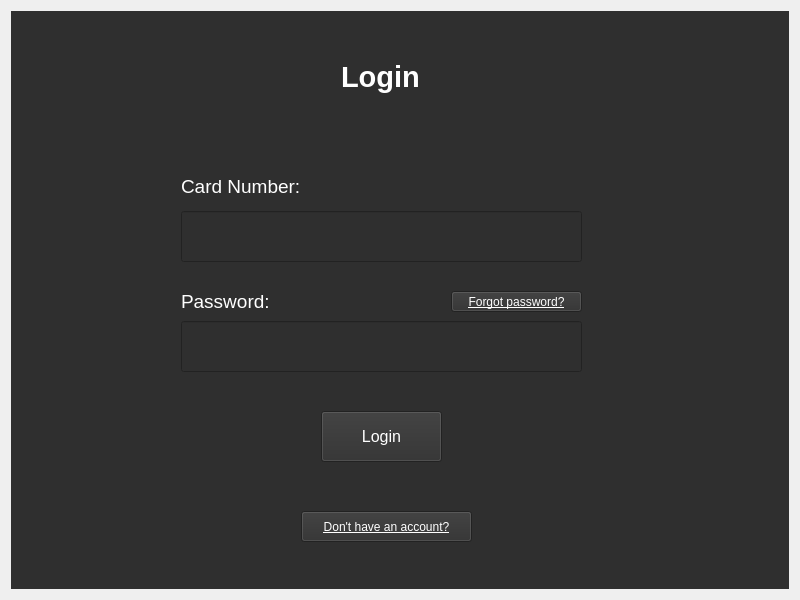
<?xml version="1.0" encoding="UTF-8"?>
<ui version="4.0">
 <class>ClientApp</class>
 <widget class="QWidget" name="ClientApp">
  <property name="geometry">
   <rect>
    <x>0</x>
    <y>0</y>
    <width>800</width>
    <height>600</height>
   </rect>
  </property>
  <property name="windowTitle">
   <string>ClientApp</string>
  </property>
  <layout class="QGridLayout" name="gridLayout">
   <item row="0" column="1">
    <widget class="QStackedWidget" name="stackedWidget">
     <property name="styleSheet">
      <string notr="true">color:white;</string>
     </property>
     <property name="midLineWidth">
      <number>-5</number>
     </property>
     <widget class="QWidget" name="page2_Login">
      <property name="styleSheet">
       <string notr="true">
background-color:rgb(47, 47, 47)
</string>
      </property>
      <widget class="QLabel" name="Login_label">
       <property name="geometry">
        <rect>
         <x>330</x>
         <y>40</y>
         <width>101</width>
         <height>51</height>
        </rect>
       </property>
       <property name="font">
        <font>
         <pointsize>22</pointsize>
         <bold>true</bold>
        </font>
       </property>
       <property name="text">
        <string>Login</string>
       </property>
      </widget>
      <widget class="QLabel" name="CarNum_label">
       <property name="geometry">
        <rect>
         <x>170</x>
         <y>160</y>
         <width>151</width>
         <height>31</height>
        </rect>
       </property>
       <property name="font">
        <font>
         <pointsize>14</pointsize>
        </font>
       </property>
       <property name="text">
        <string>Card Number:</string>
       </property>
      </widget>
      <widget class="QLabel" name="PassWord_label">
       <property name="geometry">
        <rect>
         <x>170</x>
         <y>280</y>
         <width>151</width>
         <height>21</height>
        </rect>
       </property>
       <property name="font">
        <font>
         <pointsize>14</pointsize>
        </font>
       </property>
       <property name="text">
        <string>Password:</string>
       </property>
      </widget>
      <widget class="QPushButton" name="Login_pushButton">
       <property name="geometry">
        <rect>
         <x>310</x>
         <y>400</y>
         <width>121</width>
         <height>51</height>
        </rect>
       </property>
       <property name="font">
        <font>
         <pointsize>12</pointsize>
        </font>
       </property>
       <property name="text">
        <string>Login</string>
       </property>
      </widget>
      <widget class="QLineEdit" name="CardNum_lineEdit">
       <property name="geometry">
        <rect>
         <x>170</x>
         <y>200</y>
         <width>401</width>
         <height>51</height>
        </rect>
       </property>
      </widget>
      <widget class="QLineEdit" name="Password_lineEdit">
       <property name="geometry">
        <rect>
         <x>170</x>
         <y>310</y>
         <width>401</width>
         <height>51</height>
        </rect>
       </property>
      </widget>
      <widget class="QPushButton" name="Signin_pushButton">
       <property name="geometry">
        <rect>
         <x>290</x>
         <y>500</y>
         <width>171</width>
         <height>31</height>
        </rect>
       </property>
       <property name="font">
        <font>
         <underline>true</underline>
        </font>
       </property>
       <property name="text">
        <string>Don't have an account?</string>
       </property>
      </widget>
      <widget class="QPushButton" name="ResetPassword_pushButton">
       <property name="geometry">
        <rect>
         <x>440</x>
         <y>280</y>
         <width>131</width>
         <height>21</height>
        </rect>
       </property>
       <property name="font">
        <font>
         <underline>true</underline>
        </font>
       </property>
       <property name="text">
        <string>Forgot password?</string>
       </property>
      </widget>
     </widget>
     <widget class="QWidget" name="Reset_page">
      <property name="styleSheet">
       <string notr="true">
background-color:rgb(47, 47, 47)
</string>
      </property>
      <widget class="QLabel" name="Login_label_2">
       <property name="geometry">
        <rect>
         <x>260</x>
         <y>60</y>
         <width>271</width>
         <height>51</height>
        </rect>
       </property>
       <property name="font">
        <font>
         <pointsize>22</pointsize>
         <bold>true</bold>
        </font>
       </property>
       <property name="text">
        <string>Reset Password</string>
       </property>
      </widget>
      <widget class="QWidget" name="gridLayoutWidget">
       <property name="geometry">
        <rect>
         <x>170</x>
         <y>170</y>
         <width>401</width>
         <height>211</height>
        </rect>
       </property>
       <layout class="QGridLayout" name="gridLayout_2">
        <item row="0" column="0">
         <widget class="QLabel" name="cardNum_label">
          <property name="text">
           <string>Card Number:</string>
          </property>
         </widget>
        </item>
        <item row="0" column="1">
         <widget class="QLineEdit" name="cardNum_lineEdit_1"/>
        </item>
        <item row="1" column="0">
         <widget class="QLabel" name="email_label">
          <property name="text">
           <string>Email:</string>
          </property>
         </widget>
        </item>
        <item row="1" column="1">
         <widget class="QLineEdit" name="email_lineEdit"/>
        </item>
       </layout>
      </widget>
      <widget class="QPushButton" name="SendResetLink_pushButton">
       <property name="geometry">
        <rect>
         <x>280</x>
         <y>440</y>
         <width>201</width>
         <height>51</height>
        </rect>
       </property>
       <property name="text">
        <string>Send reset link</string>
       </property>
      </widget>
      <widget class="QPushButton" name="BackToLogin_pushButton">
       <property name="geometry">
        <rect>
         <x>30</x>
         <y>20</y>
         <width>111</width>
         <height>29</height>
        </rect>
       </property>
       <property name="text">
        <string>Back to Login</string>
       </property>
      </widget>
     </widget>
     <widget class="QWidget" name="page3_Signup">
      <property name="styleSheet">
       <string notr="true">
background-color:rgb(47, 47, 47)
</string>
      </property>
      <widget class="QLabel" name="SignupMsg_label">
       <property name="geometry">
        <rect>
         <x>70</x>
         <y>230</y>
         <width>681</width>
         <height>121</height>
        </rect>
       </property>
       <property name="font">
        <font>
         <pointsize>12</pointsize>
        </font>
       </property>
       <property name="contextMenuPolicy">
        <enum>Qt::ActionsContextMenu</enum>
       </property>
       <property name="text">
        <string>Online signing up is currently unavailable. 
Please go to a nearest bank branch to open a new account with our assistants.</string>
       </property>
      </widget>
      <widget class="QLabel" name="Signup_label">
       <property name="geometry">
        <rect>
         <x>310</x>
         <y>40</y>
         <width>151</width>
         <height>71</height>
        </rect>
       </property>
       <property name="font">
        <font>
         <pointsize>22</pointsize>
         <bold>true</bold>
        </font>
       </property>
       <property name="text">
        <string>Sign up</string>
       </property>
      </widget>
      <widget class="QPushButton" name="BackToLogin_pushButton_2">
       <property name="geometry">
        <rect>
         <x>40</x>
         <y>30</y>
         <width>111</width>
         <height>29</height>
        </rect>
       </property>
       <property name="text">
        <string>Back to Login</string>
       </property>
      </widget>
     </widget>
     <widget class="QWidget" name="page4_Menu">
      <property name="styleSheet">
       <string notr="true">
background-color:rgb(47, 47, 47)
</string>
      </property>
      <widget class="QPushButton" name="ViewStatement_pushButton">
       <property name="geometry">
        <rect>
         <x>190</x>
         <y>170</y>
         <width>171</width>
         <height>91</height>
        </rect>
       </property>
       <property name="font">
        <font>
         <pointsize>12</pointsize>
        </font>
       </property>
       <property name="text">
        <string>View Statements</string>
       </property>
      </widget>
      <widget class="QPushButton" name="Transfer_pushButton">
       <property name="geometry">
        <rect>
         <x>420</x>
         <y>170</y>
         <width>171</width>
         <height>91</height>
        </rect>
       </property>
       <property name="font">
        <font>
         <pointsize>12</pointsize>
        </font>
       </property>
       <property name="text">
        <string>Transfers</string>
       </property>
      </widget>
      <widget class="QPushButton" name="AddAcc_pushButton">
       <property name="geometry">
        <rect>
         <x>420</x>
         <y>280</y>
         <width>171</width>
         <height>91</height>
        </rect>
       </property>
       <property name="font">
        <font>
         <pointsize>12</pointsize>
        </font>
       </property>
       <property name="text">
        <string>Add account</string>
       </property>
      </widget>
      <widget class="QPushButton" name="Deposit_pushButton">
       <property name="geometry">
        <rect>
         <x>190</x>
         <y>280</y>
         <width>171</width>
         <height>91</height>
        </rect>
       </property>
       <property name="font">
        <font>
         <pointsize>12</pointsize>
        </font>
       </property>
       <property name="text">
        <string>Deposit</string>
       </property>
      </widget>
      <widget class="QPushButton" name="ViewAcc_pushButton">
       <property name="geometry">
        <rect>
         <x>290</x>
         <y>400</y>
         <width>171</width>
         <height>91</height>
        </rect>
       </property>
       <property name="font">
        <font>
         <pointsize>12</pointsize>
        </font>
       </property>
       <property name="text">
        <string>My account</string>
       </property>
      </widget>
      <widget class="QLabel" name="Menu_label">
       <property name="geometry">
        <rect>
         <x>350</x>
         <y>50</y>
         <width>101</width>
         <height>51</height>
        </rect>
       </property>
       <property name="font">
        <font>
         <pointsize>22</pointsize>
         <bold>true</bold>
        </font>
       </property>
       <property name="text">
        <string>Menu</string>
       </property>
      </widget>
      <widget class="QPushButton" name="Logout_pushButton">
       <property name="geometry">
        <rect>
         <x>670</x>
         <y>30</y>
         <width>83</width>
         <height>29</height>
        </rect>
       </property>
       <property name="text">
        <string>Logout</string>
       </property>
      </widget>
     </widget>
     <widget class="QWidget" name="page5_Statments">
      <property name="styleSheet">
       <string notr="true">
background-color:rgb(47, 47, 47)
</string>
      </property>
      <widget class="QLabel" name="ViewStatement_label">
       <property name="geometry">
        <rect>
         <x>210</x>
         <y>40</y>
         <width>351</width>
         <height>61</height>
        </rect>
       </property>
       <property name="font">
        <font>
         <pointsize>22</pointsize>
         <bold>true</bold>
        </font>
       </property>
       <property name="text">
        <string>Account's Activities</string>
       </property>
      </widget>
      <widget class="QPushButton" name="Logout_pushButton_2">
       <property name="geometry">
        <rect>
         <x>680</x>
         <y>30</y>
         <width>83</width>
         <height>29</height>
        </rect>
       </property>
       <property name="text">
        <string>Logout</string>
       </property>
      </widget>
      <widget class="QPushButton" name="BackToMenu_pushButton">
       <property name="geometry">
        <rect>
         <x>20</x>
         <y>30</y>
         <width>111</width>
         <height>29</height>
        </rect>
       </property>
       <property name="text">
        <string>Back to Menu</string>
       </property>
      </widget>
      <widget class="QLabel" name="labelImage">
       <property name="geometry">
        <rect>
         <x>140</x>
         <y>170</y>
         <width>491</width>
         <height>341</height>
        </rect>
       </property>
       <property name="frameShape">
        <enum>QFrame::WinPanel</enum>
       </property>
       <property name="frameShadow">
        <enum>QFrame::Sunken</enum>
       </property>
       <property name="text">
        <string/>
       </property>
       <property name="scaledContents">
        <bool>true</bool>
       </property>
      </widget>
      <widget class="QPushButton" name="ImageDisplayPushButton">
       <property name="geometry">
        <rect>
         <x>310</x>
         <y>118</y>
         <width>141</width>
         <height>31</height>
        </rect>
       </property>
       <property name="text">
        <string>Display Statments</string>
       </property>
      </widget>
     </widget>
     <widget class="QWidget" name="page6_Transfer">
      <property name="styleSheet">
       <string notr="true">
background-color:rgb(47, 47, 47)
</string>
      </property>
      <widget class="QLabel" name="Transfer_label">
       <property name="geometry">
        <rect>
         <x>320</x>
         <y>50</y>
         <width>141</width>
         <height>41</height>
        </rect>
       </property>
       <property name="font">
        <font>
         <pointsize>22</pointsize>
         <bold>true</bold>
        </font>
       </property>
       <property name="text">
        <string>Transfer</string>
       </property>
      </widget>
      <widget class="QWidget" name="horizontalLayoutWidget">
       <property name="geometry">
        <rect>
         <x>80</x>
         <y>120</y>
         <width>621</width>
         <height>41</height>
        </rect>
       </property>
       <layout class="QHBoxLayout" name="horizontalLayout">
        <item>
         <widget class="QPushButton" name="ToMyAcc_pushButton">
          <property name="text">
           <string>To My Account</string>
          </property>
         </widget>
        </item>
        <item>
         <widget class="QPushButton" name="ToOtherPeople_pushButton">
          <property name="text">
           <string>To Other People</string>
          </property>
         </widget>
        </item>
       </layout>
      </widget>
      <widget class="QLineEdit" name="From_lineEdit">
       <property name="geometry">
        <rect>
         <x>160</x>
         <y>230</y>
         <width>451</width>
         <height>51</height>
        </rect>
       </property>
      </widget>
      <widget class="QLineEdit" name="To_lineEdit">
       <property name="geometry">
        <rect>
         <x>160</x>
         <y>320</y>
         <width>451</width>
         <height>51</height>
        </rect>
       </property>
      </widget>
      <widget class="QLineEdit" name="Amount_lineEdit">
       <property name="geometry">
        <rect>
         <x>160</x>
         <y>410</y>
         <width>451</width>
         <height>51</height>
        </rect>
       </property>
      </widget>
      <widget class="QLabel" name="From_label">
       <property name="geometry">
        <rect>
         <x>160</x>
         <y>210</y>
         <width>63</width>
         <height>20</height>
        </rect>
       </property>
       <property name="text">
        <string>FROM:</string>
       </property>
      </widget>
      <widget class="QLabel" name="To_label">
       <property name="geometry">
        <rect>
         <x>160</x>
         <y>300</y>
         <width>63</width>
         <height>20</height>
        </rect>
       </property>
       <property name="text">
        <string>TO:</string>
       </property>
      </widget>
      <widget class="QLabel" name="Amount_label">
       <property name="geometry">
        <rect>
         <x>160</x>
         <y>390</y>
         <width>71</width>
         <height>20</height>
        </rect>
       </property>
       <property name="text">
        <string>AMOUNT:</string>
       </property>
      </widget>
      <widget class="QPushButton" name="Send_pushButton">
       <property name="geometry">
        <rect>
         <x>600</x>
         <y>510</y>
         <width>101</width>
         <height>31</height>
        </rect>
       </property>
       <property name="font">
        <font>
         <pointsize>12</pointsize>
        </font>
       </property>
       <property name="text">
        <string>Send</string>
       </property>
      </widget>
      <widget class="QPushButton" name="BackToMenu_pushButton_2">
       <property name="geometry">
        <rect>
         <x>30</x>
         <y>30</y>
         <width>111</width>
         <height>29</height>
        </rect>
       </property>
       <property name="text">
        <string>Back to Menu</string>
       </property>
      </widget>
      <widget class="QPushButton" name="Logout_pushButton_3">
       <property name="geometry">
        <rect>
         <x>670</x>
         <y>30</y>
         <width>83</width>
         <height>29</height>
        </rect>
       </property>
       <property name="text">
        <string>Logout</string>
       </property>
      </widget>
     </widget>
     <widget class="QWidget" name="page7_Deposit">
      <property name="styleSheet">
       <string notr="true">
background-color:rgb(47, 47, 47)</string>
      </property>
      <widget class="QLabel" name="Deposit_label">
       <property name="geometry">
        <rect>
         <x>320</x>
         <y>50</y>
         <width>141</width>
         <height>41</height>
        </rect>
       </property>
       <property name="font">
        <font>
         <pointsize>22</pointsize>
         <bold>true</bold>
        </font>
       </property>
       <property name="text">
        <string>Deposit</string>
       </property>
      </widget>
      <widget class="QLabel" name="Frontpage_label">
       <property name="geometry">
        <rect>
         <x>60</x>
         <y>170</y>
         <width>231</width>
         <height>31</height>
        </rect>
       </property>
       <property name="font">
        <font>
         <pointsize>10</pointsize>
        </font>
       </property>
       <property name="text">
        <string>Front page of the cheque:</string>
       </property>
      </widget>
      <widget class="QPushButton" name="pushButton_3">
       <property name="geometry">
        <rect>
         <x>660</x>
         <y>520</y>
         <width>91</width>
         <height>31</height>
        </rect>
       </property>
       <property name="font">
        <font>
         <pointsize>11</pointsize>
        </font>
       </property>
       <property name="text">
        <string>Done</string>
       </property>
      </widget>
      <widget class="QLabel" name="DepositComplete_label">
       <property name="geometry">
        <rect>
         <x>310</x>
         <y>100</y>
         <width>161</width>
         <height>21</height>
        </rect>
       </property>
       <property name="font">
        <font>
         <pointsize>10</pointsize>
        </font>
       </property>
       <property name="layoutDirection">
        <enum>Qt::LeftToRight</enum>
       </property>
       <property name="styleSheet">
        <string notr="true">color: rgb(255, 238, 106);</string>
       </property>
       <property name="text">
        <string>Deposit Completed</string>
       </property>
       <property name="alignment">
        <set>Qt::AlignCenter</set>
       </property>
       <property name="indent">
        <number>0</number>
       </property>
      </widget>
      <widget class="QLabel" name="Frontpage_label_2">
       <property name="geometry">
        <rect>
         <x>60</x>
         <y>250</y>
         <width>201</width>
         <height>31</height>
        </rect>
       </property>
       <property name="font">
        <font>
         <pointsize>10</pointsize>
        </font>
       </property>
       <property name="text">
        <string>Back page of the cheque:</string>
       </property>
      </widget>
      <widget class="QPushButton" name="Logout_pushButton_4">
       <property name="geometry">
        <rect>
         <x>670</x>
         <y>30</y>
         <width>83</width>
         <height>29</height>
        </rect>
       </property>
       <property name="text">
        <string>Logout</string>
       </property>
      </widget>
      <widget class="QPushButton" name="BackToMenu_pushButton_3">
       <property name="geometry">
        <rect>
         <x>30</x>
         <y>30</y>
         <width>111</width>
         <height>29</height>
        </rect>
       </property>
       <property name="text">
        <string>Back to Menu</string>
       </property>
      </widget>
      <widget class="QWidget" name="verticalLayoutWidget">
       <property name="geometry">
        <rect>
         <x>290</x>
         <y>140</y>
         <width>451</width>
         <height>181</height>
        </rect>
       </property>
       <layout class="QVBoxLayout" name="verticalLayout">
        <item>
         <widget class="QPushButton" name="AddFrontpage_pushButton">
          <property name="font">
           <font>
            <pointsize>22</pointsize>
            <bold>true</bold>
           </font>
          </property>
          <property name="styleSheet">
           <string notr="true">color: rgb(0, 0, 0);
background-color: rgb(200, 200, 200);</string>
          </property>
          <property name="text">
           <string>+</string>
          </property>
         </widget>
        </item>
        <item>
         <widget class="QPushButton" name="AddBackPage_pushButton">
          <property name="font">
           <font>
            <pointsize>22</pointsize>
            <bold>true</bold>
           </font>
          </property>
          <property name="styleSheet">
           <string notr="true">color: rgb(0, 0, 0);
background-color: rgb(200, 200, 200);</string>
          </property>
          <property name="text">
           <string>+</string>
          </property>
         </widget>
        </item>
       </layout>
      </widget>
      <widget class="QLineEdit" name="lineEdit">
       <property name="geometry">
        <rect>
         <x>290</x>
         <y>420</y>
         <width>113</width>
         <height>28</height>
        </rect>
       </property>
      </widget>
      <widget class="QLabel" name="Frontpage_label_3">
       <property name="geometry">
        <rect>
         <x>60</x>
         <y>420</y>
         <width>71</width>
         <height>31</height>
        </rect>
       </property>
       <property name="font">
        <font>
         <pointsize>10</pointsize>
        </font>
       </property>
       <property name="text">
        <string>Amount:</string>
       </property>
      </widget>
      <widget class="QLabel" name="Frontpage_label_4">
       <property name="geometry">
        <rect>
         <x>60</x>
         <y>360</y>
         <width>71</width>
         <height>31</height>
        </rect>
       </property>
       <property name="font">
        <font>
         <pointsize>10</pointsize>
        </font>
       </property>
       <property name="text">
        <string>Account:</string>
       </property>
      </widget>
      <widget class="QLineEdit" name="lineEdit_2">
       <property name="geometry">
        <rect>
         <x>290</x>
         <y>360</y>
         <width>113</width>
         <height>28</height>
        </rect>
       </property>
      </widget>
     </widget>
     <widget class="QWidget" name="page8_AddAcc">
      <property name="styleSheet">
       <string notr="true">
background-color:rgb(47, 47, 47)</string>
      </property>
      <widget class="QLabel" name="AddAcc_label">
       <property name="geometry">
        <rect>
         <x>220</x>
         <y>50</y>
         <width>331</width>
         <height>41</height>
        </rect>
       </property>
       <property name="font">
        <font>
         <pointsize>22</pointsize>
         <bold>true</bold>
        </font>
       </property>
       <property name="text">
        <string>Add New Accounts</string>
       </property>
      </widget>
      <widget class="QCheckBox" name="SavingAcc_checkBox">
       <property name="geometry">
        <rect>
         <x>230</x>
         <y>180</y>
         <width>171</width>
         <height>26</height>
        </rect>
       </property>
       <property name="font">
        <font>
         <pointsize>12</pointsize>
        </font>
       </property>
       <property name="text">
        <string>Saving Account</string>
       </property>
      </widget>
      <widget class="QCheckBox" name="InvestingAcc_checkBox">
       <property name="geometry">
        <rect>
         <x>230</x>
         <y>250</y>
         <width>191</width>
         <height>26</height>
        </rect>
       </property>
       <property name="font">
        <font>
         <pointsize>12</pointsize>
        </font>
       </property>
       <property name="text">
        <string>Investing Account</string>
       </property>
      </widget>
      <widget class="QPushButton" name="Logout_pushButton_5">
       <property name="geometry">
        <rect>
         <x>660</x>
         <y>30</y>
         <width>83</width>
         <height>29</height>
        </rect>
       </property>
       <property name="text">
        <string>Logout</string>
       </property>
      </widget>
      <widget class="QPushButton" name="BackToMenu_pushButton_4">
       <property name="geometry">
        <rect>
         <x>30</x>
         <y>30</y>
         <width>111</width>
         <height>29</height>
        </rect>
       </property>
       <property name="text">
        <string>Back to Menu</string>
       </property>
      </widget>
     </widget>
     <widget class="QWidget" name="page9_MyAcc">
      <property name="styleSheet">
       <string notr="true">
background-color:rgb(47, 47, 47)</string>
      </property>
      <widget class="QLabel" name="MyAcc_label">
       <property name="geometry">
        <rect>
         <x>280</x>
         <y>60</y>
         <width>211</width>
         <height>41</height>
        </rect>
       </property>
       <property name="font">
        <font>
         <pointsize>22</pointsize>
         <bold>true</bold>
        </font>
       </property>
       <property name="text">
        <string>My Account</string>
       </property>
      </widget>
      <widget class="QPushButton" name="Logout_pushButton_6">
       <property name="geometry">
        <rect>
         <x>660</x>
         <y>40</y>
         <width>83</width>
         <height>29</height>
        </rect>
       </property>
       <property name="text">
        <string>Logout</string>
       </property>
      </widget>
      <widget class="QPushButton" name="BackToMenu_pushButton_5">
       <property name="geometry">
        <rect>
         <x>30</x>
         <y>40</y>
         <width>111</width>
         <height>29</height>
        </rect>
       </property>
       <property name="text">
        <string>Back to Menu</string>
       </property>
      </widget>
     </widget>
    </widget>
   </item>
  </layout>
 </widget>
 <resources/>
 <connections/>
</ui>
